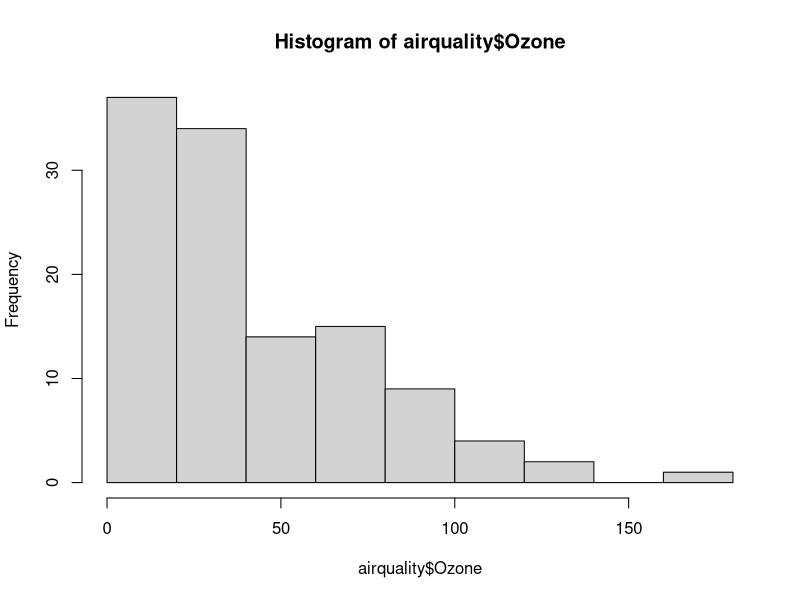
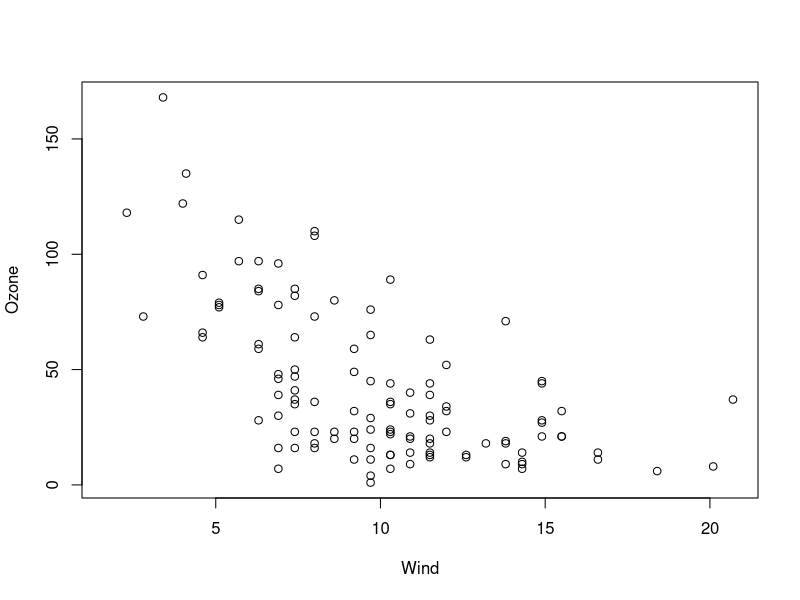
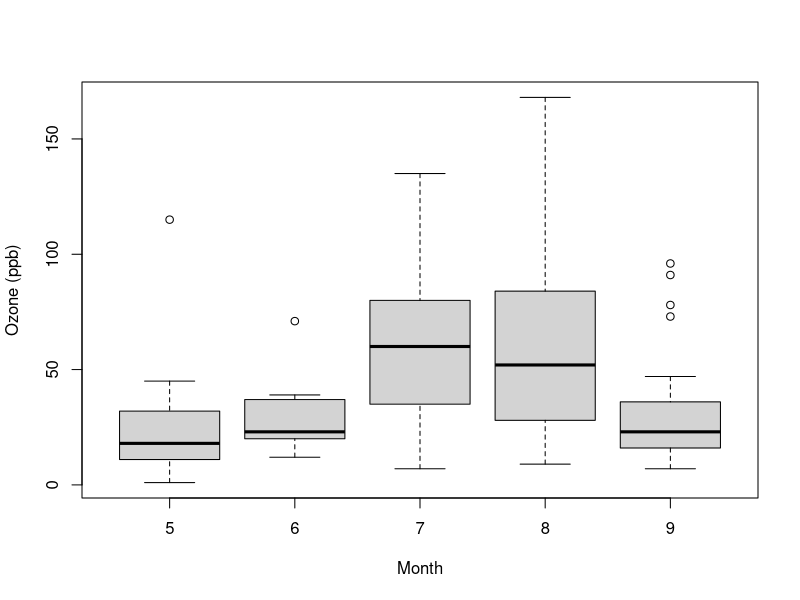
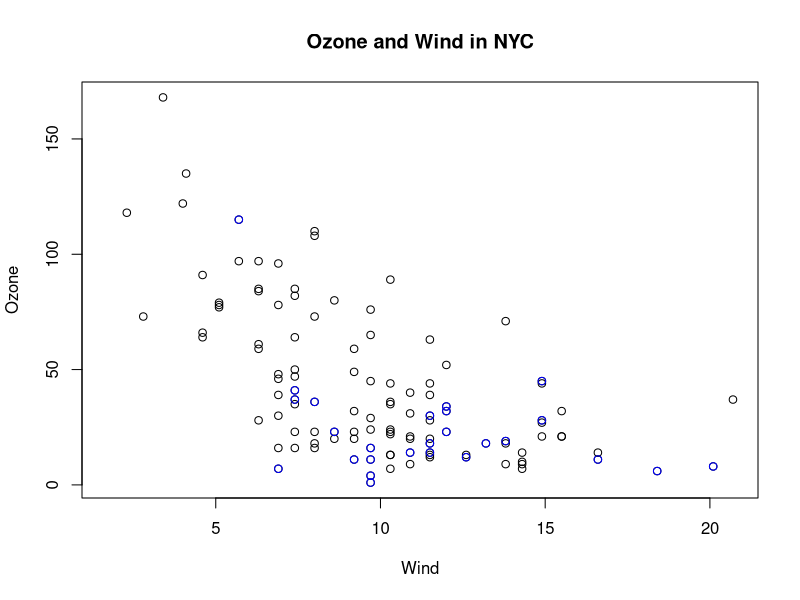
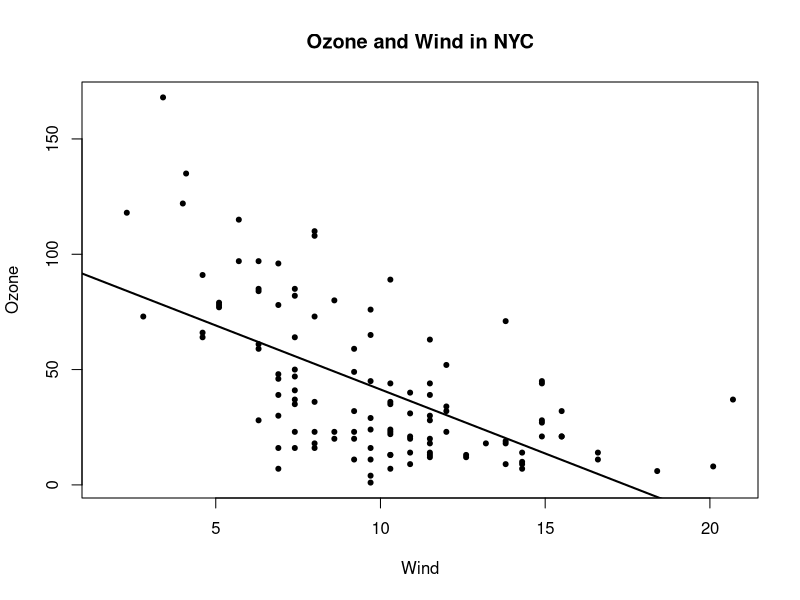
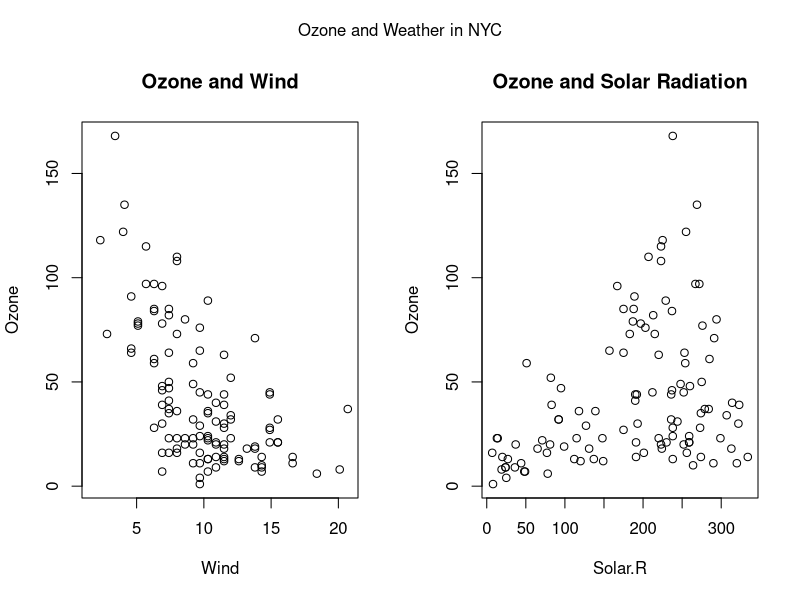

The R source for these figures, in order:
## ---- chunk 1
library(datasets)
hist(airquality$Ozone)
## ---- chunk 2
library(datasets)
with(airquality, plot(Wind, Ozone))
## ---- chunk 3
airquality = transform(airquality, Month = factor(Month))
boxplot(Ozone ~ Month, airquality, xlab = "Month", ylab = "Ozone (ppb)")
## ---- chunk 4
with(airquality,plot(Wind,Ozone,main = "Ozone and Wind in NYC"))
with(subset(airquality, Month == 5), points(Wind,Ozone, col = "blue"))
## ---- chunk 5
with(airquality, plot(Wind,Ozone, main = "Ozone and Wind in NYC", pch = 20))
model = lm(Ozone ~ Wind, airquality)
abline(model, lwd = 2)
## ---- chunk 6
par(mfrow=c(1,2), oma = c(0,0,2,0))
with(airquality,{
    plot(Wind, Ozone, main = "Ozone and Wind")
    plot(Solar.R, Ozone, main = "Ozone and Solar Radiation")
    mtext("Ozone and Weather in NYC", outer = TRUE)
})
